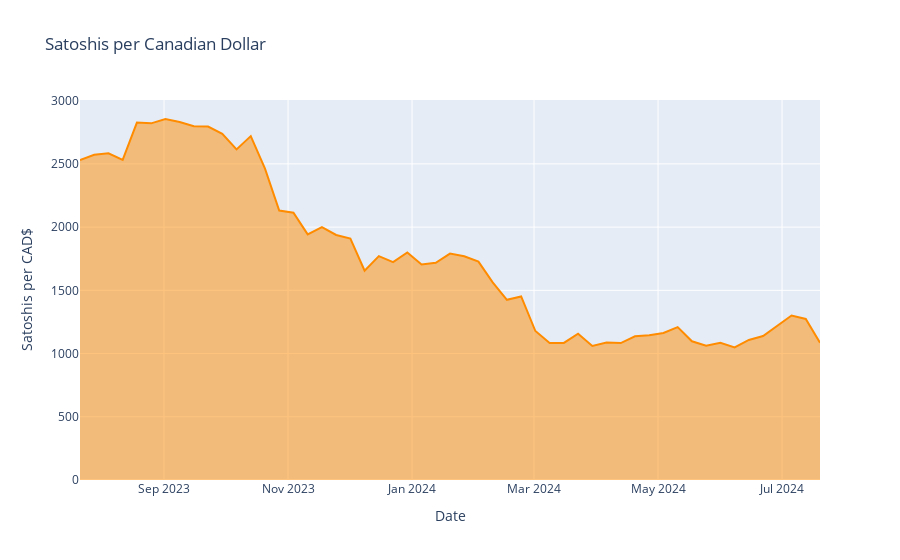

This figure's notebook cell:
### Code cell
# Area chart

area_chart = px.area(SATSCAD_df['Close'], title = 'Satoshis per Canadian Dollar', color_discrete_map={"Close": "DarkOrange"})

area_chart.update_xaxes(title_text = 'Date')
area_chart.update_yaxes(title_text = 'Satoshis per CAD$')
area_chart.update_layout(showlegend = False)

area_chart.show()
